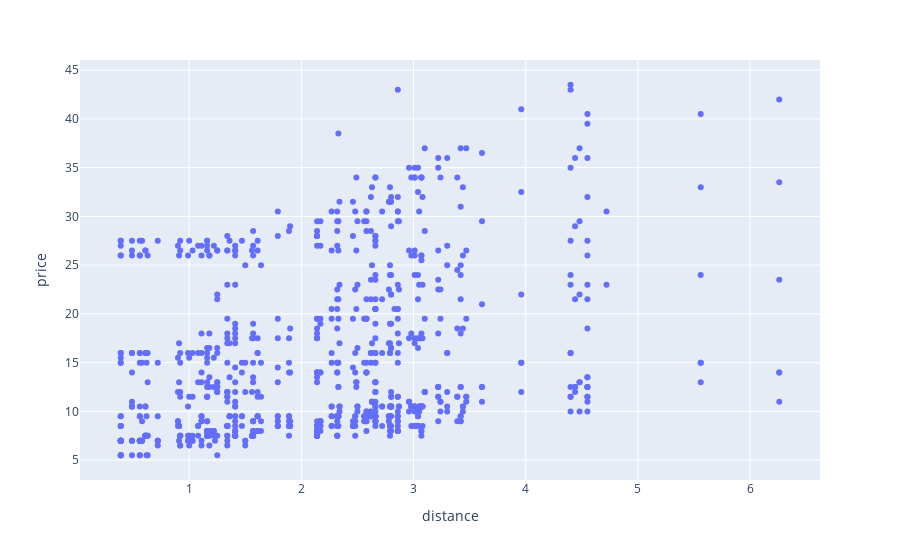

The notebook cell saved with this chart:
### Code cell
psDF.plot.scatter(x='distance', y='price')

### Figure 1 — Plotly figure (JSON) as saved in the notebook; plotly's stock layout.template omitted (floating-point values rounded to 4 significant figures; data arrays with more than 128 entries replaced by an {"elided": "..."} marker saying what was removed)
{"data": [{"hovertemplate": "distance=%{x}<br>price=%{y}<extra></extra>", "legendgroup": "", "marker": {"color": "#636efa", "symbol": "circle"}, "mode": "markers", "name": "", "orientation": "v", "showlegend": false, "type": "scatter", "x": {"elided": "1000 float values"}, "xaxis": "x", "y": {"elided": "1000 float values"}, "yaxis": "y"}], "layout": {"legend": {"tracegroupgap": 0}, "margin": {"t": 60}, "xaxis": {"anchor": "y", "domain": [0, 1], "title": {"text": "distance"}}, "yaxis": {"anchor": "x", "domain": [0, 1], "title": {"text": "price"}}}}
